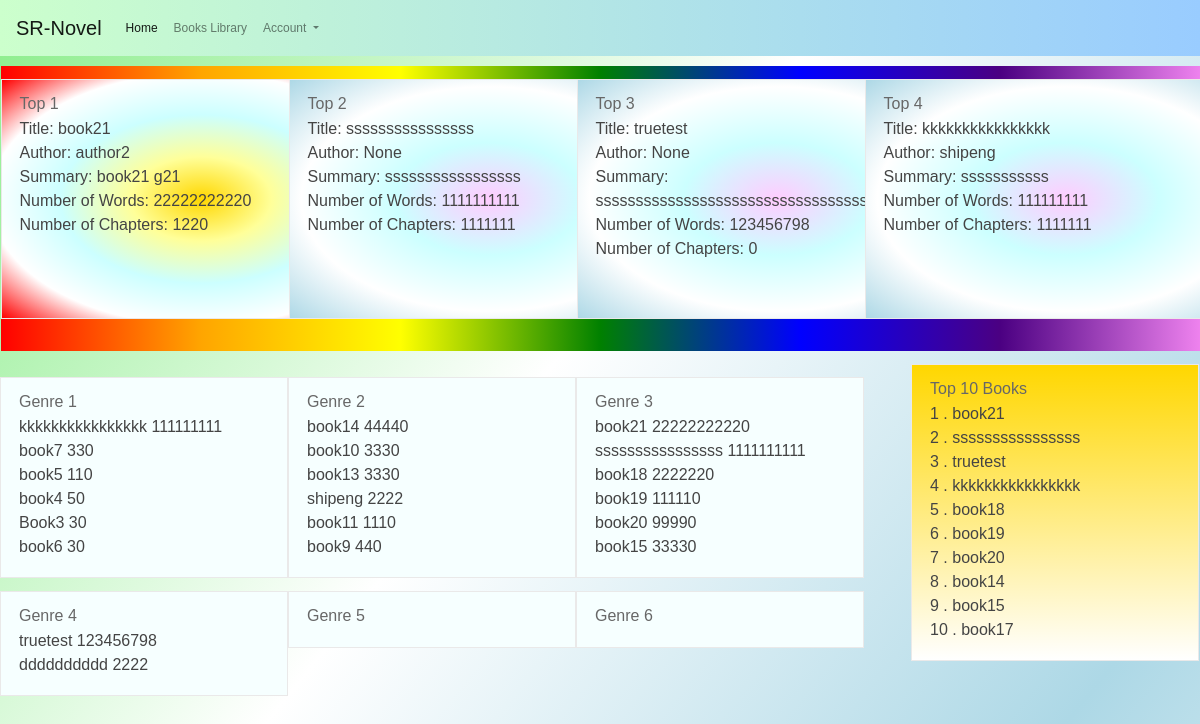
Screenshot of /application/ with the database file from the repository.
### application/models.py (models this page shows, shortened)
class Book(models.Model):
    title = models.CharField(max_length=200,blank=True, null=True)
    author = models.ForeignKey('Author', on_delete=models.SET_NULL,blank=True, null=True)
    summary = models.TextField(max_length=1000, help_text='Enter a brief description of the book')
    isbn = models.CharField('ISBN', max_length=13, help_text='13 Character <a href="https://www.isbn-international.org/content/what-isbn">ISBN number</a>')
    genre = models.ManyToManyField(Genre, help_text='Select a genre for this book')
    wordCount = models.IntegerField(default=0)
    chapterCount = models.IntegerField(default=0)
    bookFile = models.FileField(blank=True, null=True)
    like = models.IntegerField(default=0)
    date_uploaded = models.DateTimeField(default = timezone.now)
    bookImage = models.ImageField(blank=True, null=True)
    class Meta:
        ordering = ['-wordCount']

class Author(models.Model):
    authorName = models.CharField(max_length=200)
    """authorId = models.CharField(max_length=200,blank=True, null=True)"""
    """bookId = models.OneToManyField()" "book of author ownered"""
    def __str__(self):
        return '%s' % (self.authorName)

### application/views.py (the view)
# urls.py: path('', views.index, name='index'),
def index(request):
    books= Book.objects.all()
    top4_books=books[:4]
    num4_list=[1,2,3,4,]
    zip_top4= zip(num4_list, top4_books)
    top10_books=books[:10]
    num10_list=[1,2,3,4,5,6,7,8,9,10,]
    zip_top10= zip(num10_list, top10_books)
    genres= Genre.objects.all()
    num6_list=[1,2,3,4,5,6,]
    context = {
        'genreAll': genres,
        'top10_books': zip_top10,
        'top4_books': zip_top4,
    }
    genre1_top6_books=Book.objects.filter(genre = genres[0]).order_by('-wordCount')[:6]
    genre2_top6_books=Book.objects.filter(genre = genres[1]).order_by('-wordCount')[:6]
    genre3_top6_books=Book.objects.filter(genre = genres[2]).order_by('-wordCount')[:6]
    genre4_top6_books=Book.objects.filter(genre = genres[3]).order_by('-wordCount')[:6]
    genre5_top6_books=Book.objects.filter(genre = genres[4]).order_by('-wordCount')[:6]
    genre6_top6_books=Book.objects.filter(genre = genres[5]).order_by('-wordCount')[:6]
    context['genre1']=genre1_top6_books
    context['genre2']=genre2_top6_books
    context['genre3']=genre3_top6_books
    context['genre4']=genre4_top6_books
    context['genre5']=genre5_top6_books
    context['genre6']=genre6_top6_books
    return render(request, 'index.html', context=context)

### application/templates/index.html (shortened to what this page needs)
{% extends "home_base.html" %}
{% load static %}
{% block content %}
  <!DOCTYPE html>
  <html>
    <head lang="en">
      <link href="{% static 'index/css/lib.min.css' %}" type="text/css" rel="stylesheet" />
      <link href="{% static 'index/css/index.css' %}" type="text/css" rel="stylesheet" />
    </head>
    <body>
    <div class="pageBady custom clearfix">
 </head>
 <body>
  <div class="pageBady custom clearfix" style="height:1500px;background: linear-gradient( to bottom right, lightgreen, white ,lightblue, white);">
   <div id="banner" class="clearfix">
    <div class="w1200 pr" style="z-index: 101;width:1199px;background: linear-gradient(to right, red,orange,yellow,green,blue,indigo,violet);">
        {% for num, book in top4_books %}
          <div class="siderBox" >
            <div class="notice"
              {% if num < 2 %}
                style="height: 240px;width:400px;background: radial-gradient(gold,#ffff99, #ccffff,white,red);"
              {% else %}
                style="height: 240px;width:400px;background: radial-gradient( #ffccff, #ccffff,white,lightblue);"
              {% endif %}>
              <h2>Top {{ num }}</h2>
              <ul>
               <div class="box">  <a href="#"><span class="text fs16">Title: {{book.title}}</span></a> </div>
               <div class="box">  <a href="#"><span class="text fs16">Author: {{book.author}}</span></a> </div>
               <div class="box">  <a href="#"><span class="text fs16">Summary: {{book.summary}}</span></a> </div>
               <div class="box">  <a href="#"><span class="text fs16">Number of Words: {{book.wordCount}}</span></a> </div>
               <div class="box">  <a href="#"><span class="text fs16">Number of Chapters: {{book.chapterCount}}</span></a> </div>
              </ul>
            </div>
          </div>
        {%endfor%}
         <div id="flexslid">
        </div>
    </div>
   </div>
   <div class="w1200 clearfix">
    <div class="maincontent">
     <div >
      <ul>
        <div class="siderBox">
          <div class="notice" style="background-color: #f6ffff">
            <h2>Genre 1</h2>
            <ul>
              {% for book in genre1%}
                <div class="box">  <a href="#"><span class="text fs16">{{ book.title }} {{ book.wordCount }}</span></a> </div>
              {% endfor %}
            </ul>
          </div>
        </div>
        <div class="siderBox">
          <div class="notice" style="background-color: #f6ffff">
            <h2>Genre 2</h2>
            <ul>
             {% for book in genre2%}
                <div class="box">  <a href="#"><span class="text fs16">{{ book.title }} {{ book.wordCount }}</span></a> </div>
              {% endfor %}
            </ul>
          </div>
        </div>
        <div class="siderBox">
          <div class="notice" style="background-color: #f6ffff">
            <h2>Genre 3</h2>
            <ul>
             {% for book in genre3%}
                <div class="box">  <a href="#"><span class="text fs16">{{ book.title }} {{ book.wordCount }}</span></a> </div>
              {% endfor %}
            </ul>
          </div>
        </div>
        <div class="siderBox">
          <div class="notice" style="background-color: #f6ffff">
            <h2>Genre 4</h2>
            <ul>
             {% for book in genre4%}
                <div class="box">  <a href=" {% url 'book-detail' book.id %} "><span class="text fs16">{{ book.title }} {{ book.wordCount }}</span></a> </div>
              {% endfor %}
            </ul>
          </div>
        </div>
        <div class="siderBox">
          <div class="notice" style="background-color: #f6ffff">
            <h2>Genre 5</h2>
          </div>
        </div>
        <div class="siderBox">
          <div class="notice" style="background-color: #f6ffff">
            <h2>Genre 6</h2>
          </div>
        </div>
      </ul>
     </div>
    </div>
    <div class="siderBox">
      <div class="notice" style ="background: linear-gradient( to bottom,gold, white);">
        <h2>Top 10 Books</h2>
        <ul>
          {% for num, book in top10_books %}
         <div class="box">  <a href="#"><span class="text fs16">{{ num }} . {{ book.title }}</span></a> </div>
         {% endfor %}
        </ul>
      </div>
    </div>
  </div>
 </body>
</html>
{% endblock %}

### application/static/index/css/index.css (style rules this page uses)
#banner { position:relative;margin:0 auto;min-width:990px;overflow:hidden;width:1200px;height:295px;z-index:100;padding-top:10px }
#flexslid { position:relative;height:295px;overflow:hidden;margin-left:255px }
.maincontent { width:898px;float:left;margin:13px 13px 0 0 }
.siderBox { width:288px;float:left;margin-top:13px }
.notice { border:1px solid #eae9e9;padding:10px 18px 18px;background:#fff }
.notice h2 { color:#676767;font-size:16px;height:27px;line-height:27px;display:inline-block }

### rows the page displays
Book: num "1", title "book21", author "author2", summary "book21 g21", wordCount "22222222220", chapterCount "1220"
Book: num "2", title "ssssssssssssssss", author "None", summary "sssssssssssssssss", wordCount "1111111111", chapterCount "1111111"
Book: num "3", title "truetest", author "None", summary "sssssssssssssssssssssssssssssssssssssssssssssssssssss", wordCount "123456798", chapterCount "0"
Book: num "4", title "kkkkkkkkkkkkkkkk", author "shipeng", summary "sssssssssss", wordCount "111111111", chapterCount "1111111"
Book: title "book7", wordCount "330"
Book: title "book5", wordCount "110"
Book: title "book4", wordCount "50"
Book: title "Book3", wordCount "30"
Book: title "book6", wordCount "30"
Book: title "book14", wordCount "44440", num "8"
Book: title "book10", wordCount "3330"
Book: title "book13", wordCount "3330"
Book: title "shipeng", wordCount "2222"
Book: title "book11", wordCount "1110"
Book: title "book9", wordCount "440"
Book: title "book18", wordCount "2222220", num "5"
Book: title "book19", wordCount "111110", num "6"
Book: title "book20", wordCount "99990", num "7"
Book: title "book15", wordCount "33330", num "9"
Book: title "dddddddddd", wordCount "2222"
Book: num "10", title "book17"
